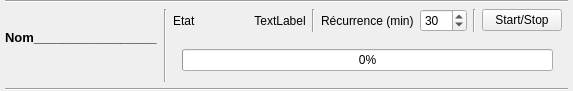
<?xml version="1.0" encoding="UTF-8"?>
<ui version="4.0">
 <class>SynchroAuto</class>
 <widget class="QWidget" name="SynchroAuto">
  <property name="geometry">
   <rect>
    <x>0</x>
    <y>0</y>
    <width>573</width>
    <height>91</height>
   </rect>
  </property>
  <property name="minimumSize">
   <size>
    <width>0</width>
    <height>73</height>
   </size>
  </property>
  <property name="maximumSize">
   <size>
    <width>16777215</width>
    <height>91</height>
   </size>
  </property>
  <property name="windowTitle">
   <string>Form</string>
  </property>
  <layout class="QGridLayout" name="gridLayout">
   <property name="leftMargin">
    <number>5</number>
   </property>
   <property name="topMargin">
    <number>0</number>
   </property>
   <property name="rightMargin">
    <number>5</number>
   </property>
   <property name="bottomMargin">
    <number>0</number>
   </property>
   <item row="1" column="5">
    <widget class="Line" name="line">
     <property name="orientation">
      <enum>Qt::Vertical</enum>
     </property>
    </widget>
   </item>
   <item row="1" column="1" rowspan="4">
    <widget class="Line" name="line_4">
     <property name="orientation">
      <enum>Qt::Vertical</enum>
     </property>
    </widget>
   </item>
   <item row="5" column="0" colspan="11">
    <widget class="Line" name="line_3">
     <property name="orientation">
      <enum>Qt::Horizontal</enum>
     </property>
    </widget>
   </item>
   <item row="1" column="8">
    <widget class="Line" name="line_5">
     <property name="orientation">
      <enum>Qt::Vertical</enum>
     </property>
    </widget>
   </item>
   <item row="1" column="7">
    <widget class="QSpinBox" name="sp_timer">
     <property name="maximumSize">
      <size>
       <width>50</width>
       <height>25</height>
      </size>
     </property>
     <property name="minimum">
      <number>1</number>
     </property>
     <property name="maximum">
      <number>999</number>
     </property>
     <property name="value">
      <number>30</number>
     </property>
    </widget>
   </item>
   <item row="0" column="0" colspan="11">
    <widget class="Line" name="line_2">
     <property name="orientation">
      <enum>Qt::Horizontal</enum>
     </property>
    </widget>
   </item>
   <item row="1" column="3">
    <spacer name="horizontalSpacer">
     <property name="orientation">
      <enum>Qt::Horizontal</enum>
     </property>
     <property name="sizeHint" stdset="0">
      <size>
       <width>40</width>
       <height>20</height>
      </size>
     </property>
    </spacer>
   </item>
   <item row="1" column="9">
    <widget class="QPushButton" name="btn_startstop">
     <property name="minimumSize">
      <size>
       <width>0</width>
       <height>0</height>
      </size>
     </property>
     <property name="maximumSize">
      <size>
       <width>16777215</width>
       <height>16777215</height>
      </size>
     </property>
     <property name="text">
      <string>Start/Stop</string>
     </property>
     <property name="checkable">
      <bool>true</bool>
     </property>
    </widget>
   </item>
   <item row="1" column="2">
    <widget class="QLabel" name="l_etat">
     <property name="text">
      <string>Etat</string>
     </property>
    </widget>
   </item>
   <item row="1" column="0" rowspan="3">
    <widget class="QLabel" name="l_Name">
     <property name="minimumSize">
      <size>
       <width>140</width>
       <height>0</height>
      </size>
     </property>
     <property name="font">
      <font>
       <pointsize>10</pointsize>
       <weight>75</weight>
       <bold>true</bold>
      </font>
     </property>
     <property name="text">
      <string>Nom_________________</string>
     </property>
     <property name="alignment">
      <set>Qt::AlignLeading|Qt::AlignLeft|Qt::AlignVCenter</set>
     </property>
    </widget>
   </item>
   <item row="1" column="6">
    <widget class="QLabel" name="label">
     <property name="text">
      <string>Récurrence (min)</string>
     </property>
    </widget>
   </item>
   <item row="2" column="2" rowspan="3" colspan="8">
    <widget class="QStackedWidget" name="stackedWidget">
     <property name="currentIndex">
      <number>0</number>
     </property>
     <widget class="QWidget" name="page">
      <layout class="QGridLayout" name="gridLayout_2">
       <item row="0" column="0">
        <widget class="QProgressBar" name="progressBar">
         <property name="value">
          <number>0</number>
         </property>
        </widget>
       </item>
      </layout>
     </widget>
     <widget class="QWidget" name="page_2">
      <layout class="QGridLayout" name="gridLayout_3">
       <item row="0" column="0">
        <widget class="QLabel" name="l_message">
         <property name="text">
          <string>TextLabel</string>
         </property>
        </widget>
       </item>
      </layout>
     </widget>
    </widget>
   </item>
   <item row="1" column="4">
    <widget class="QLabel" name="l_type">
     <property name="text">
      <string>TextLabel</string>
     </property>
     <property name="alignment">
      <set>Qt::AlignCenter</set>
     </property>
    </widget>
   </item>
  </layout>
 </widget>
 <resources/>
 <connections/>
</ui>
